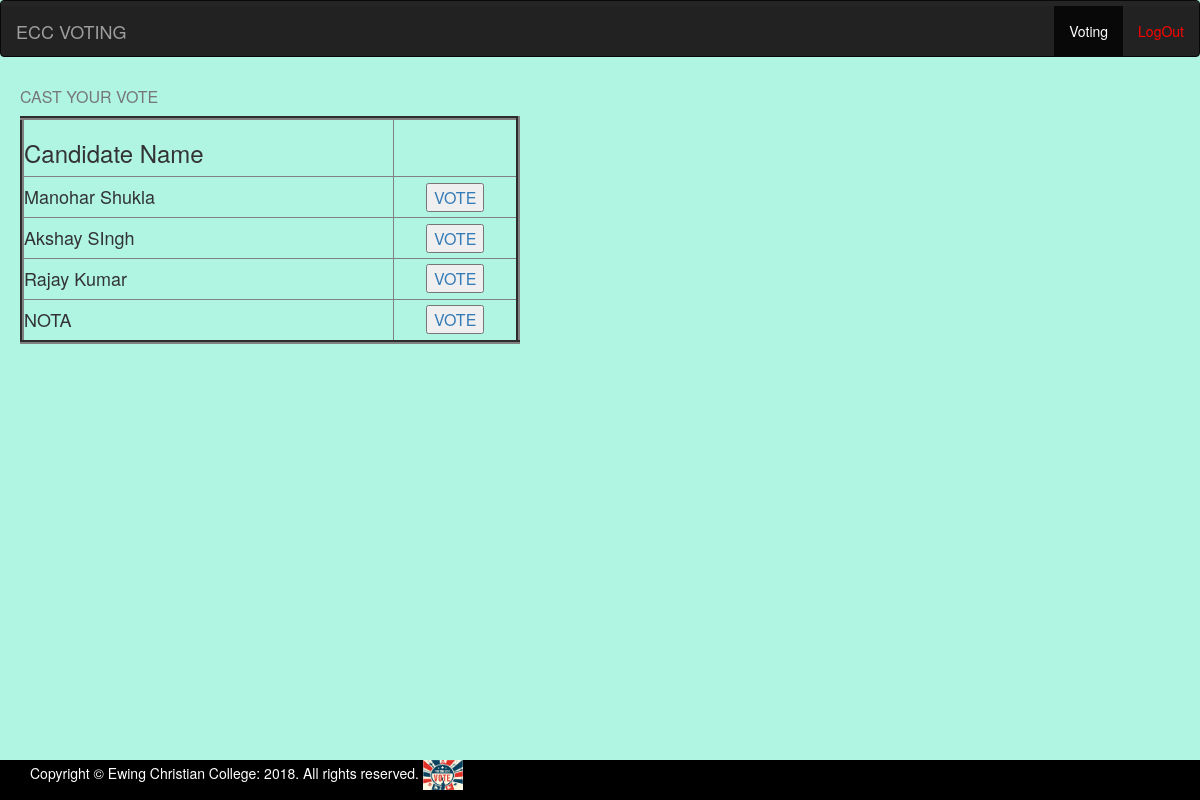
Screenshot of /Users/intro.php?id=ashish@mail.com (signed in) with the database file from the repository.
### tables this page shows
CREATE TABLE IF NOT EXISTS `cregister` (
  `eid` varchar(10) NOT NULL,
  `uid` int(11) NOT NULL AUTO_INCREMENT,
  `fname` varchar(1000) NOT NULL,
  `lname` varchar(1000) NOT NULL,
  `pass` varchar(1000) NOT NULL,
  `mail` varchar(2000) NOT NULL,
  `mobile` varchar(13) NOT NULL,
  `year` varchar(3) NOT NULL,
  `dept1` varchar(250) DEFAULT NULL,
  `dept2` varchar(250) DEFAULT NULL,
  `dept3` varchar(250) DEFAULT NULL,
  `candid` varchar(100) DEFAULT NULL,
  `cdpt` varchar(250) NOT NULL,
  `votes` varchar(500) NOT NULL DEFAULT '0',
  `upic` varchar(1000) NOT NULL,
  PRIMARY KEY (`uid`),
  UNIQUE KEY `mobile` (`mobile`),
  UNIQUE KEY `eid` (`eid`)
);

### Connect.php (the view, shortened to what this page needs)
<?php
  class db
	{
		var $con;
		function __construct()
		{
		  if(mysqli_connect("localhost","root","","voting"))
		     $this->con=mysqli_connect("localhost","root","","voting");
		  else
		    die("Could Not Connect:".mysqli_error($this->con));
		}
	}
  class register extends db
	{
		function vote($mail)
			{
			 $this->sel="Select * from vregister where mail='$mail' and cast='0'";
			 $res=mysqli_query($this->con,$this->sel);
			 $row=mysqli_fetch_array($res);
			 if($row==0)
			  {
			     echo "<center><h3 style=\" color:red \">Sorry..!! You have already casted your vote.<br>
						<img src=\"../Pics/Sorry2.jpeg\" width=30% height=30%></center>";
				 echo "";
			  }
			 else
		      {
			    $post=$row["post"];
				if($post=="cr")
				{
					$spf=$row["vdpt"];
					$this->vo="Select * from cregister where cdpt='$spf' and candid='cr'";
					$res2=mysqli_query($this->con,$this->vo);
					echo "<table border=\"4\" style=\"width:500px; margin-left:20px;\" >";
					echo "<caption>CAST YOUR VOTE</caption>";
					echo "<tr>";
					echo "<th><h3>Candidate Name</h3></th> <th></th>";
					while($row2=mysqli_fetch_array($res2))
					{
					 echo "<tr>";
					 echo "<td><h4>".$row2["fname"]." ".$row2["lname"]."</h4></td>";
					 $id=$row2["uid"];
					 echo "<td align=center> <button><a href=Vote.php?id=$id> VOTE </a></button> </td>";
					 echo "</tr>";
					}
					echo "</table>";
				}
			  }
			}
	}
?>

### rows the page displays
cregister: fname "Manohar", lname "Shukla"
cregister: fname "Akshay", lname "SIngh"
cregister: fname "Rajay", lname "Kumar"
cregister: fname "NOTA"
